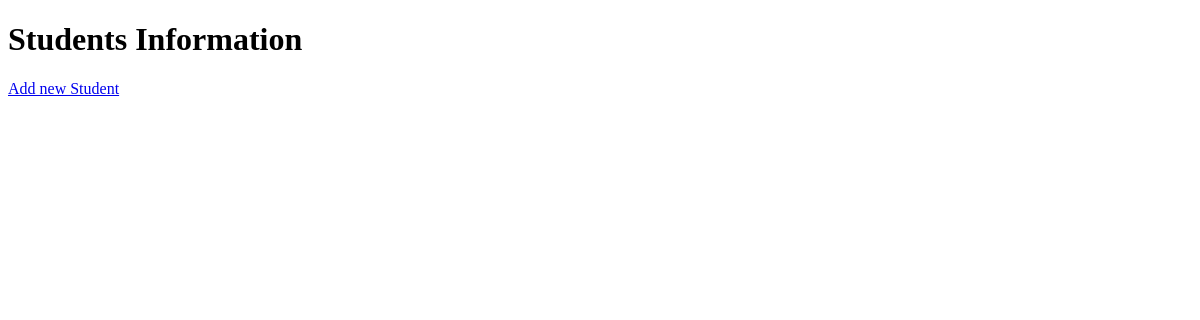
The app's page /, older data.
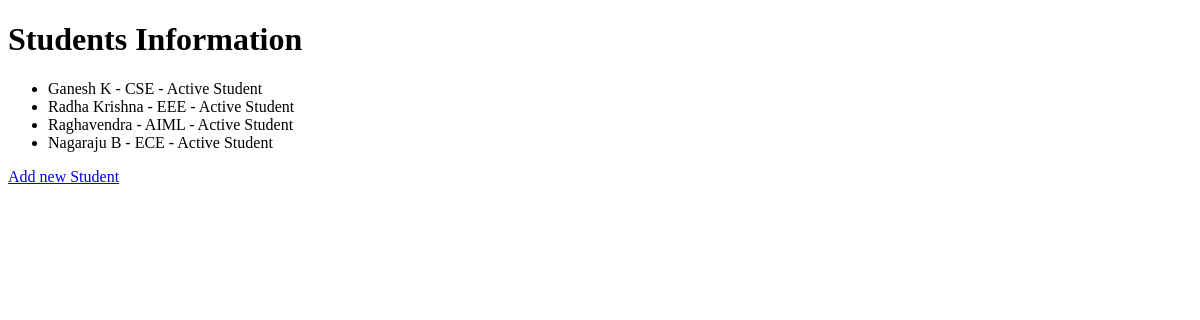
The same page, newer data.
### students/models.py (models this page shows, shortened)
class Student(models.Model):
    name = models.CharField(max_length=100)
    branch = models.CharField(max_length=50)
    semester = models.IntegerField()
    active = models.BooleanField(default=True)

### students/views.py (the view)
# urls.py: path('', views.home),
def home(request):
    students = Student.objects.all()
    return render(request, 'home.html', {'students': students})

### students/templates/home.html (shortened to what this page needs)
<!DOCTYPE html>
<html lang="en">
<head>
</head>
<body>
    <h1>Students Information</h1>
    <ul>
        {% for student in students %}
        <li>
            {{ student.name }}
            -
            {{student.branch}}
            -
            {% if student.active %}
            Active Student
            {% else %}
            Inactive Student
            {% endif %}
        </li>
        {% endfor %}
    </ul>
    <a href="/add/">Add new Student</a>
</body>
</html>

Row changes from the older to the newer data that the page shows:
added Student: name "Ganesh K", branch "CSE", active "Active Student"
added Student: name "Radha Krishna", branch "EEE", active "Active Student"
added Student: name "Raghavendra", branch "AIML", active "Active Student"
added Student: name "Nagaraju B", branch "ECE", active "Active Student"
